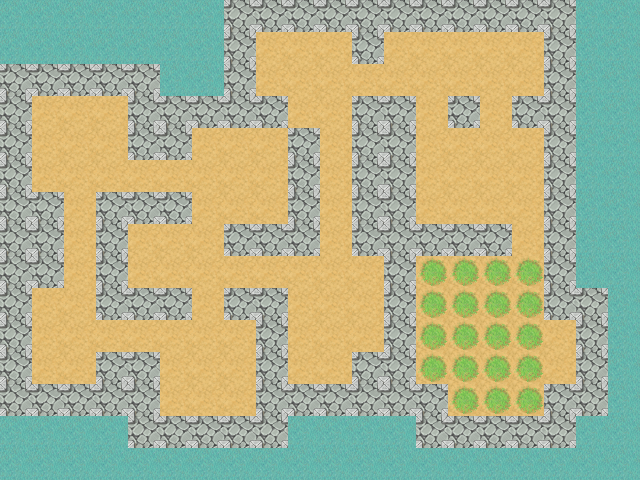

Rendered tile map (Tiled .tmx) drawn with the repository's tilesets; below, a short description and the full map source, tile grids included:
An orthogonal 20x15 tile map with 32x32 px tiles, 2 tile layers (background, border) and 64 objects (28x Wall, 19x Goal, 16x Box, Player).

<map version="1.0" tiledversion="2018.03.21" orientation="orthogonal" renderorder="right-down" width="20" height="15" tilewidth="32" tileheight="32" infinite="0" nextobjectid="147">
 <tileset firstgid="1" source="9ywlq.tsx" />
 <layer name="background" width="20" height="15" locked="1">
  <data encoding="csv">
1,1,1,1,1,1,1,1,1,1,1,1,1,1,1,1,1,1,1,2,
17,17,17,17,17,17,17,17,49,49,49,1,49,49,49,49,49,1,2,2,
1,1,1,1,1,1,1,1,49,49,49,49,49,49,49,49,49,2,2,18,
17,49,49,49,1,17,17,1,1,49,49,1,1,49,1,49,1,1,1,1,
33,49,49,49,17,1,49,49,49,1,49,1,1,49,49,49,49,1,1,1,
33,49,49,49,49,49,49,49,49,1,49,1,1,49,49,49,49,2,1,1,
1,1,49,1,1,1,49,49,49,1,49,1,1,49,49,49,49,18,18,1,
17,17,49,1,49,49,49,1,1,1,49,1,1,1,1,1,49,1,1,1,
33,33,49,1,49,49,49,49,49,49,49,49,1,51,51,51,51,1,1,1,
34,49,49,1,1,1,49,1,1,49,49,49,1,51,51,51,51,1,17,17,
1,49,49,49,49,49,49,49,1,49,49,49,1,51,51,51,51,49,1,1,
1,49,49,1,1,49,49,49,1,49,49,2,2,51,51,51,51,49,17,1,
1,1,1,1,1,49,49,49,1,2,18,18,18,33,51,51,51,1,1,1,
17,17,17,1,1,1,1,1,18,18,34,34,34,1,1,2,2,2,2,2,
33,33,33,33,1,1,1,33,34,34,33,34,2,2,2,18,18,18,18,18
</data>
 </layer>
 <layer name="border" width="20" height="15" locked="1">
  <data encoding="csv">
0,0,0,0,0,0,0,8,8,8,8,8,8,8,8,8,8,8,0,0,
0,0,0,0,0,0,0,8,0,0,0,8,0,0,0,0,0,8,0,0,
8,8,8,8,8,0,0,8,0,0,0,0,0,0,0,0,0,8,0,0,
8,0,0,0,8,8,8,8,8,0,0,8,8,0,8,0,8,8,0,0,
8,0,0,0,8,8,0,0,0,8,0,8,8,0,0,0,0,8,0,0,
8,0,0,0,0,0,0,0,0,8,0,8,8,0,0,0,0,8,0,0,
8,8,0,8,8,8,0,0,0,8,0,8,8,0,0,0,0,8,0,0,
8,8,0,8,0,0,0,8,8,8,0,8,8,8,8,8,0,8,0,0,
8,8,0,8,0,0,0,0,0,0,0,0,8,0,0,0,0,8,0,0,
8,0,0,8,8,8,0,8,8,0,0,0,8,0,0,0,0,8,8,0,
8,0,0,0,0,0,0,0,8,0,0,0,8,0,0,0,0,0,8,0,
8,0,0,8,8,0,0,0,8,0,0,8,8,0,0,0,0,0,8,0,
8,8,8,8,8,0,0,0,8,8,8,8,8,8,0,0,0,8,8,0,
0,0,0,0,8,8,8,8,8,0,0,0,0,8,8,8,8,8,0,0,
0,0,0,0,0,0,0,0,0,0,0,0,0,0,0,0,0,0,0,0
</data>
 </layer>
 <objectgroup color="#0000ff" name="Boxes">
  <object id="71" name="Box" x="448" y="128" width="32" height="32" />
  <object id="72" name="Box" x="416" y="160" width="32" height="32" />
  <object id="73" name="Box" x="448" y="160" width="32" height="32" />
  <object id="74" name="Box" x="480" y="160" width="32" height="32" />
  <object id="75" name="Box" x="512" y="224" width="32" height="32" />
  <object id="76" name="Box" x="480" y="320" width="32" height="32" />
  <object id="77" name="Box" x="480" y="64" width="32" height="32" />
  <object id="78" name="Box" x="416" y="64" width="32" height="32" />
  <object id="79" name="Box" x="320" y="96" width="32" height="32" />
  <object id="84" name="Box" x="64" y="320" width="32" height="32" />
  <object id="89" name="Box" x="192" y="320" width="32" height="32" />
  <object id="90" name="Box" x="192" y="352" width="32" height="32" />
  <object id="91" name="Box" x="192" y="160" width="32" height="32" />
  <object id="92" name="Box" x="224" y="160" width="32" height="32" />
  <object id="93" name="Box" x="64" y="128" width="32" height="32" />
  <object id="94" name="Box" x="64" y="160" width="32" height="32" />
 </objectgroup>
 <objectgroup color="#ffff7f" name="Walls" locked="1">
  <object id="96" name="Wall" x="0" y="64" width="32" height="352" />
  <object id="98" name="Wall" x="32" y="384" width="128" height="32" />
  <object id="99" name="Wall" x="96" y="352" width="64" height="32" />
  <object id="100" name="Wall" x="128" y="416" width="160" height="32" />
  <object id="101" name="Wall" x="256" y="320" width="32" height="96" />
  <object id="102" name="Wall" x="224" y="288" width="64" height="32" />
  <object id="116" name="Wall" x="288" y="384" width="160" height="32" />
  <object id="117" name="Wall" x="352" y="352" width="64" height="32" />
  <object id="125" name="Wall" x="384" y="96" width="32" height="256" />
  <object id="126" name="Wall" x="352" y="96" width="32" height="160" />
  <object id="127" name="Wall" x="544" y="0" width="32" height="320" />
  <object id="129" name="Wall" x="576" y="288" width="32" height="96" />
  <object id="130" name="Wall" x="544" y="384" width="64" height="32" />
  <object id="131" name="Wall" x="416" y="416" width="160" height="32" />
  <object id="133" name="Wall" x="512" y="96" width="32" height="32" />
  <object id="134" name="Wall" x="224" y="0" width="320" height="32" />
  <object id="135" name="Wall" x="352" y="32" width="32" height="32" />
  <object id="136" name="Wall" x="224" y="32" width="32" height="64" />
  <object id="137" name="Wall" x="128" y="96" width="160" height="32" />
  <object id="138" name="Wall" x="128" y="128" width="64" height="32" />
  <object id="139" name="Wall" x="32" y="64" width="128" height="32" />
  <object id="140" name="Wall" x="32" y="192" width="32" height="96" />
  <object id="141" name="Wall" x="96" y="192" width="96" height="32" />
  <object id="142" name="Wall" x="96" y="224" width="32" height="64" />
  <object id="143" name="Wall" x="96" y="288" width="96" height="32" />
  <object id="144" name="Wall" x="224" y="224" width="96" height="32" />
  <object id="145" name="Wall" x="288" y="128" width="32" height="96" />
  <object id="146" name="Wall" x="416" y="224" width="96" height="32" />
 </objectgroup>
 <objectgroup color="#ff0000" name="Player" locked="1">
  <object id="46" name="Player" x="160" y="160" width="32" height="32" />
 </objectgroup>
 <objectgroup color="#00aa00" name="Goal" locked="1">
  <object id="52" name="Goal" x="416" y="256" width="32" height="32" />
  <object id="53" name="Goal" x="448" y="256" width="32" height="32" />
  <object id="54" name="Goal" x="480" y="256" width="32" height="32" />
  <object id="55" name="Goal" x="512" y="256" width="32" height="32" />
  <object id="56" name="Goal" x="416" y="288" width="32" height="32" />
  <object id="57" name="Goal" x="448" y="288" width="32" height="32" />
  <object id="58" name="Goal" x="480" y="288" width="32" height="32" />
  <object id="59" name="Goal" x="512" y="288" width="32" height="32" />
  <object id="60" name="Goal" x="416" y="320" width="32" height="32" />
  <object id="61" name="Goal" x="448" y="320" width="32" height="32" />
  <object id="62" name="Goal" x="480" y="320" width="32" height="32" />
  <object id="63" name="Goal" x="512" y="320" width="32" height="32" />
  <object id="64" name="Goal" x="416" y="352" width="32" height="32" />
  <object id="65" name="Goal" x="448" y="352" width="32" height="32" />
  <object id="66" name="Goal" x="480" y="352" width="32" height="32" />
  <object id="67" name="Goal" x="512" y="352" width="32" height="32" />
  <object id="68" name="Goal" x="448" y="384" width="32" height="32" />
  <object id="69" name="Goal" x="480" y="384" width="32" height="32" />
  <object id="70" name="Goal" x="512" y="384" width="32" height="32" />
 </objectgroup>
</map>
